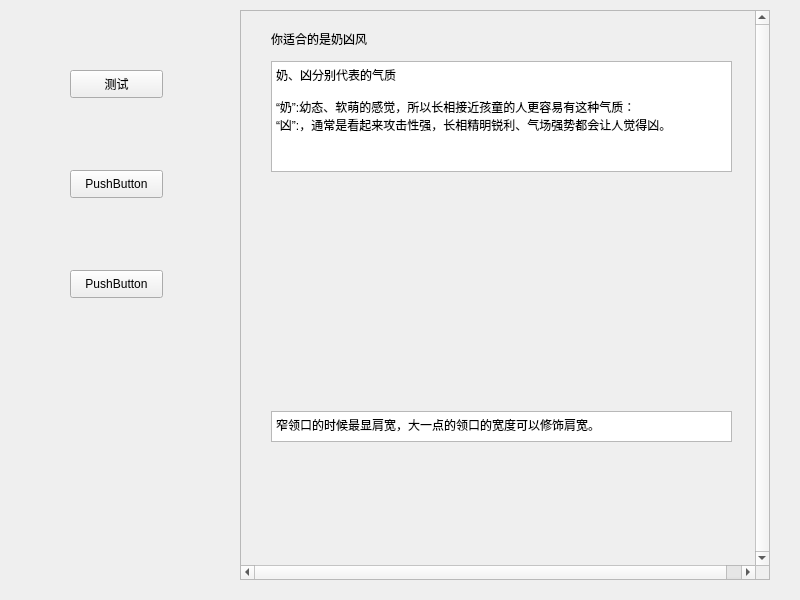
<?xml version="1.0" encoding="UTF-8"?>
<ui version="4.0">
 <class>cw_s_r</class>
 <widget class="QWidget" name="cw_s_r">
  <property name="geometry">
   <rect>
    <x>0</x>
    <y>0</y>
    <width>800</width>
    <height>600</height>
   </rect>
  </property>
  <property name="windowTitle">
   <string>Form</string>
  </property>
  <widget class="QScrollArea" name="scrollArea">
   <property name="geometry">
    <rect>
     <x>240</x>
     <y>10</y>
     <width>530</width>
     <height>570</height>
    </rect>
   </property>
   <property name="verticalScrollBarPolicy">
    <enum>Qt::ScrollBarAlwaysOn</enum>
   </property>
   <property name="horizontalScrollBarPolicy">
    <enum>Qt::ScrollBarAlwaysOn</enum>
   </property>
   <property name="widgetResizable">
    <bool>false</bool>
   </property>
   <widget class="QWidget" name="scrollAreaWidgetContents">
    <property name="geometry">
     <rect>
      <x>0</x>
      <y>0</y>
      <width>530</width>
      <height>530</height>
     </rect>
    </property>
    <widget class="QLabel" name="label">
     <property name="geometry">
      <rect>
       <x>30</x>
       <y>20</y>
       <width>231</width>
       <height>16</height>
      </rect>
     </property>
     <property name="text">
      <string>你适合的是奶凶风</string>
     </property>
    </widget>
    <widget class="QTextBrowser" name="textBrowser">
     <property name="geometry">
      <rect>
       <x>30</x>
       <y>50</y>
       <width>461</width>
       <height>111</height>
      </rect>
     </property>
     <property name="html">
      <string>&lt;!DOCTYPE HTML PUBLIC &quot;-//W3C//DTD HTML 4.0//EN&quot; &quot;http://www.w3.org/TR/REC-html40/strict.dtd&quot;&gt;
&lt;html&gt;&lt;head&gt;&lt;meta name=&quot;qrichtext&quot; content=&quot;1&quot; /&gt;&lt;style type=&quot;text/css&quot;&gt;
p, li { white-space: pre-wrap; }
&lt;/style&gt;&lt;/head&gt;&lt;body style=&quot; font-family:'SimSun'; font-size:9pt; font-weight:400; font-style:normal;&quot;&gt;
&lt;p style=&quot; margin-top:0px; margin-bottom:0px; margin-left:0px; margin-right:0px; -qt-block-indent:0; text-indent:0px;&quot;&gt;奶、凶分别代表的气质&lt;/p&gt;
&lt;p style=&quot;-qt-paragraph-type:empty; margin-top:0px; margin-bottom:0px; margin-left:0px; margin-right:0px; -qt-block-indent:0; text-indent:0px;&quot;&gt;&lt;br /&gt;&lt;/p&gt;
&lt;p style=&quot; margin-top:0px; margin-bottom:0px; margin-left:0px; margin-right:0px; -qt-block-indent:0; text-indent:0px;&quot;&gt;“奶”:幼态、软萌的感觉，所以长相接近孩童的人更容易有这种气质：&lt;/p&gt;
&lt;p style=&quot; margin-top:0px; margin-bottom:0px; margin-left:0px; margin-right:0px; -qt-block-indent:0; text-indent:0px;&quot;&gt;“凶”:，通常是看起来攻击性强，长相精明锐利、气场强势都会让人觉得凶。&lt;/p&gt;&lt;/body&gt;&lt;/html&gt;</string>
     </property>
    </widget>
    <widget class="QLabel" name="label_2">
     <property name="geometry">
      <rect>
       <x>30</x>
       <y>170</y>
       <width>461</width>
       <height>221</height>
      </rect>
     </property>
     <property name="text">
      <string/>
     </property>
    </widget>
    <widget class="QLabel" name="label_3">
     <property name="geometry">
      <rect>
       <x>80</x>
       <y>580</y>
       <width>421</width>
       <height>171</height>
      </rect>
     </property>
     <property name="text">
      <string>TextLabel</string>
     </property>
    </widget>
    <widget class="QTextBrowser" name="textBrowser_2">
     <property name="geometry">
      <rect>
       <x>30</x>
       <y>400</y>
       <width>461</width>
       <height>31</height>
      </rect>
     </property>
     <property name="html">
      <string>&lt;!DOCTYPE HTML PUBLIC &quot;-//W3C//DTD HTML 4.0//EN&quot; &quot;http://www.w3.org/TR/REC-html40/strict.dtd&quot;&gt;
&lt;html&gt;&lt;head&gt;&lt;meta name=&quot;qrichtext&quot; content=&quot;1&quot; /&gt;&lt;style type=&quot;text/css&quot;&gt;
p, li { white-space: pre-wrap; }
&lt;/style&gt;&lt;/head&gt;&lt;body style=&quot; font-family:'SimSun'; font-size:9pt; font-weight:400; font-style:normal;&quot;&gt;
&lt;p style=&quot; margin-top:0px; margin-bottom:0px; margin-left:0px; margin-right:0px; -qt-block-indent:0; text-indent:0px;&quot;&gt;窄领口的时候最显肩宽，大一点的领口的宽度可以修饰肩宽。&lt;/p&gt;&lt;/body&gt;&lt;/html&gt;</string>
     </property>
    </widget>
    <widget class="QTextBrowser" name="textBrowser_3">
     <property name="geometry">
      <rect>
       <x>60</x>
       <y>800</y>
       <width>471</width>
       <height>71</height>
      </rect>
     </property>
     <property name="html">
      <string>&lt;!DOCTYPE HTML PUBLIC &quot;-//W3C//DTD HTML 4.0//EN&quot; &quot;http://www.w3.org/TR/REC-html40/strict.dtd&quot;&gt;
&lt;html&gt;&lt;head&gt;&lt;meta name=&quot;qrichtext&quot; content=&quot;1&quot; /&gt;&lt;style type=&quot;text/css&quot;&gt;
p, li { white-space: pre-wrap; }
&lt;/style&gt;&lt;/head&gt;&lt;body style=&quot; font-family:'SimSun'; font-size:9pt; font-weight:400; font-style:normal;&quot;&gt;
&lt;p style=&quot; margin-top:0px; margin-bottom:0px; margin-left:0px; margin-right:0px; -qt-block-indent:0; text-indent:0px;&quot;&gt;所以如果你适合奶凶路线但肩宽很宽也不想露胳膊，那可以尝试类似下面这种类型的单品，照样保持了奶凶感，又修饰了身材。&lt;/p&gt;&lt;/body&gt;&lt;/html&gt;</string>
     </property>
    </widget>
    <widget class="QLabel" name="label_4">
     <property name="geometry">
      <rect>
       <x>60</x>
       <y>1010</y>
       <width>461</width>
       <height>161</height>
      </rect>
     </property>
     <property name="text">
      <string>TextLabel</string>
     </property>
    </widget>
    <widget class="QTextBrowser" name="textBrowser_4">
     <property name="geometry">
      <rect>
       <x>60</x>
       <y>1210</y>
       <width>461</width>
       <height>61</height>
      </rect>
     </property>
     <property name="html">
      <string>&lt;!DOCTYPE HTML PUBLIC &quot;-//W3C//DTD HTML 4.0//EN&quot; &quot;http://www.w3.org/TR/REC-html40/strict.dtd&quot;&gt;
&lt;html&gt;&lt;head&gt;&lt;meta name=&quot;qrichtext&quot; content=&quot;1&quot; /&gt;&lt;style type=&quot;text/css&quot;&gt;
p, li { white-space: pre-wrap; }
&lt;/style&gt;&lt;/head&gt;&lt;body style=&quot; font-family:'SimSun'; font-size:9pt; font-weight:400; font-style:normal;&quot;&gt;
&lt;p style=&quot; margin-top:0px; margin-bottom:0px; margin-left:0px; margin-right:0px; -qt-block-indent:0; text-indent:0px;&quot;&gt;那么秋冬的时候也是同理，你可以利用驳领的宽窄&lt;/p&gt;
&lt;p style=&quot; margin-top:0px; margin-bottom:0px; margin-left:0px; margin-right:0px; -qt-block-indent:0; text-indent:0px;&quot;&gt;来修饰肩宽。稍宽的驳领对肩膀的修饰效果更好：&lt;/p&gt;&lt;/body&gt;&lt;/html&gt;</string>
     </property>
    </widget>
    <widget class="QLabel" name="label_5">
     <property name="geometry">
      <rect>
       <x>60</x>
       <y>1450</y>
       <width>451</width>
       <height>141</height>
      </rect>
     </property>
     <property name="text">
      <string>TextLabel</string>
     </property>
    </widget>
   </widget>
  </widget>
  <widget class="QPushButton" name="pushButton">
   <property name="geometry">
    <rect>
     <x>70</x>
     <y>70</y>
     <width>93</width>
     <height>28</height>
    </rect>
   </property>
   <property name="text">
    <string>测试</string>
   </property>
  </widget>
  <widget class="QPushButton" name="pushButton_2">
   <property name="geometry">
    <rect>
     <x>70</x>
     <y>170</y>
     <width>93</width>
     <height>28</height>
    </rect>
   </property>
   <property name="text">
    <string>PushButton</string>
   </property>
  </widget>
  <widget class="QPushButton" name="pushButton_3">
   <property name="geometry">
    <rect>
     <x>70</x>
     <y>270</y>
     <width>93</width>
     <height>28</height>
    </rect>
   </property>
   <property name="text">
    <string>PushButton</string>
   </property>
  </widget>
 </widget>
 <resources/>
 <connections/>
</ui>
